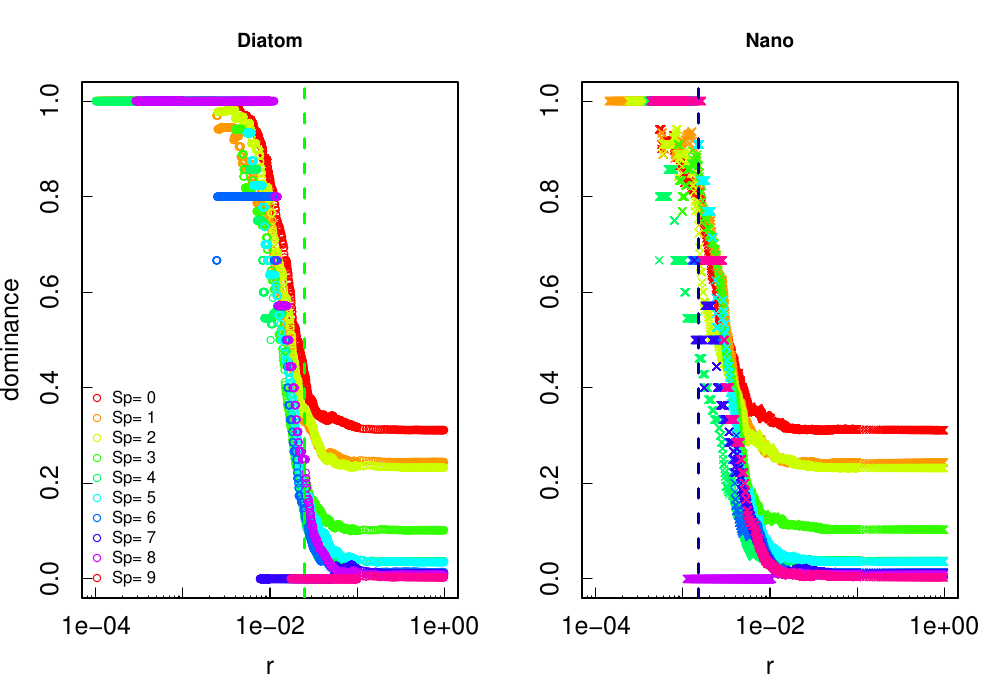

Write the R code that produced this figure.
rm(list=ls())
graphics.off()

############################### Utilitary functions

#Ticks for log scale from https://stackoverflow.com/questions/47890742/logarithmic-scale-plot-in-r
log10Tck <- function(side, type){
  lim <- switch(side,
                x = par('usr')[1:2],
                y = par('usr')[3:4],
                stop("side argument must be 'x' or 'y'"))
  at <- floor(lim[1]) : ceiling(lim[2])
  return(switch(type,
                minor = outer(1:9, 10^(min(at):max(at))),
                major = 10^at,
                stop("type argument must be 'major' or 'minor'")
  ))
}

#Theoretical value of G
G_theoretical=function(gamma,r,lambda,Delta,C_0,Tmax=NA){ #U=0 in the absence of advection
  tau=0.0002
  D=Delta^2/(2*tau)
  if(gamma>0){
    tmp=lambda/(4*pi*C_0)*(sqrt(gamma)*atan(sqrt(gamma)*r/sqrt(2*D))/(2^1.5*D^1.5)+1/(2*D*r)-pi*sqrt(gamma)/(2^2.5*D^1.5))+1
  }else{ #This corresponds to the case U=0
        if(is.na(Tmax)){
                print("Tmax should have a value")
                stop()
        }
    tmp=2*lambda/(8*D*pi*C_0*r)*(1-erf(r/(2^1.5*sqrt(Tmax*D))))+1
  }
  return(tmp)
}

#####################################

pdf("dominance_diatom_nano_10sp.pdf",width=10)
par(mfrow=c(1,2))

#Using the delta=10^-5
#Diatom
sim_diatom=list(41:44) #10 Species
lim_min_diatom=5*10^(-3)
lim_max_diatom=2.4*10^(-1)

#Nano
sim_nano=list(45:48) #10 species
lim_min_nano=3*10^(-4)
lim_max_nano=10^(-3)

tot_sim=list(sim_diatom,sim_nano)
tot_min=list(lim_min_diatom,lim_min_nano)
tot_max=list(lim_max_diatom,lim_max_nano)

for(type in 1:length(tot_sim)){
	nb_simu_tot=tot_sim[type][[1]][[1]]

	f_tot=matrix(,0,5)
	colnames(f_tot)=c("r","sp1","sp2","pcf","dominance")
	f_count_tot=matrix(,0,2)
	colnames(f_count_tot)=c("species","abundance")
	f_param_tot=matrix(,0,2)
	colnames(f_param_tot)=c("name","value")

	for (nb_simu in nb_simu_tot){
        	f=read.table(paste("../simulation/pcf_",nb_simu,".txt",sep=""),sep=";",header=F,dec=".")
	        colnames(f)=c("r","sp1","sp2","pcf","dominance")
        	unique_sp=unique(f$sp1)
        	colo=rainbow(length(unique_sp))
        	f_tot=rbind(f_tot,f)

	        #Count species
        	f_count=read.table(paste("../simulation/nb_indiv_",nb_simu,".txt",sep=""),header=F,sep=";",dec='.')
	        colnames(f_count)=c("species","abundance")
        	f_count_tot=rbind(f_count_tot,f_count)

	        #Param simu
        	f_param=read.table(paste("../simulation/param_",nb_simu,".txt",sep=""),header=F,sep="=",dec='.')
	        f_param[,2]=as.numeric(as.character(f_param[,2]))
        	colnames(f_param)=c("name","value")
	        f_param_tot=rbind(f_param_tot,f_param)

	} #end loop on nb_simu

	if(type==1){
		yl="dominance"
		ml="Diatom"
	}else{
		yl=""
		ml="Nano"
	}


	plot(1,1,t="n",xlim=range(f_tot$r[f$r>0]),ylim=range(f_tot$dominance,na.rm=T),xlab="r",ylab=yl,log="x",cex.lab=1.5,cex.axis=1.5,axes=F,main=ml)
	axis(1, at=log10Tck('x','major'), tcl= 0.5,cex.axis=1.5) # bottom
	axis(1, at=log10Tck('x','minor'), tcl= 0.1, labels=NA) # bottom
	axis(2,tcl=0.5,cex.axis=1.5) # left
	box()

	if(type==1){
		legend("bottomleft",paste("Sp=",unique_sp),col=colo[unique_sp],pch=1,bty="n")
	}

	for (s1 in 1:length(unique_sp)){
        	f_plot=subset(f_tot,sp1==unique_sp[s1]&sp2==unique_sp[s1])
		if(type==1){
	       	points(f_plot$r,f_plot$dominance,col=colo[s1])
		}else{
	       	points(f_plot$r,f_plot$dominance,col=colo[s1],pch=4)
		}
	}

	abline(v=c(tot_min[[type]][[1]],tot_max[[type]][[1]]),lty=2,col=c("green","darkblue")[type],lwd=3)
} #end loop on 

dev.off()
